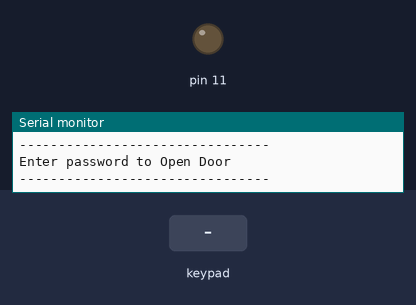
Recording of a sketch running on a simulated Arduino Uno, built with avr-gcc and run on an emulated ATmega328P. On the bench: output pins drawn as LEDs (lit = HIGH), the last lines printed to the serial monitor. Inputs (shaded band) come from the test bench.

Above: at 1.2 s.
1.3 s: key '1' pressed
2.8 s: keypad keys 5 4 3 2 pressed 0.4 s apart
5.9 s: key 'A' pressed
7.4 s: keypad keys 5 4 3 2 D pressed 0.4 s apart
10.9 s: keypad keys 5 4 3 2 A pressed 0.4 s apart
At 13.7 s:
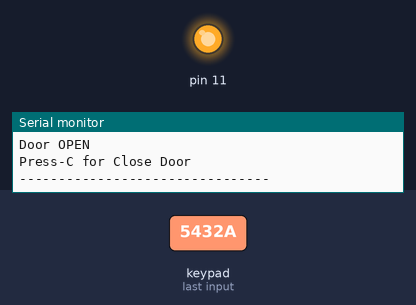
14.4 s: key 'B' pressed
Timing chart, 0 to 16.9 s (numbered marks = the images above; inputs shaded):
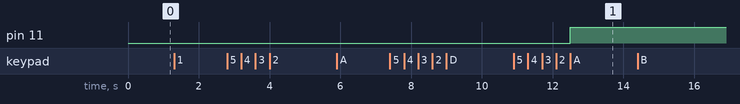

The sketch:

sketch12_HelloKeypad_check_pw_changes.ino
```cpp
#include <Keypad.h>
#include <EEPROM.h>

int n = 0;
int digit[4];
int adigit[4] = {1, 2, 3, 4};
int temp = 0;
int temp_new = 0;
const byte ROWS = 4; //four rows
const byte COLS = 4; //three columns
char keys[ROWS][COLS] = {
  {'1', '2', '3', 'A'},
  {'4', '5', '6', 'B'},
  {'7', '8', '9', 'C'},
  {'*', '0', '#', 'D'}
};
byte rowPins[ROWS] = {5, 4, 3, 2}; //R1,R2,R3,R4, connect to the row pinouts of the keypad
byte colPins[COLS] = {9 , 8, 7, 6}; //C1,C2,C3,C4,connect to the column pinouts of the keypad
//R1,R2,R3,R4,C1,C2,C3,C4

Keypad keypad = Keypad( makeKeymap(keys), rowPins, colPins, ROWS, COLS );

void setup() {
  pinMode(11, OUTPUT);
  Serial.begin(9600);

  Serial.println("  ");
  Serial.println("-----Read data from EEPROM-----");
  adigit[0] = EEPROM.read(0);
  adigit[1] = EEPROM.read(1);
  adigit[2] = EEPROM.read(2);
  adigit[3] = EEPROM.read(3);
  Serial.println("  ");
  Serial.println("--------------------------------");
  Serial.println("Enter password to Open Door");
  Serial.println("--------------------------------");
}

void loop() {
  char key = keypad.getKey();

  if (key) {
    if ((key == 'A') or (key == 'B') or (key == 'A') or (key == 'C') or (key == 'D') or (key == '*') or (key == '#') ) {
      if (key == 'C') {
        digitalWrite(11, 0);
        n = 0;
        digit[0] = 0;
        digit[1] = 0;
        digit[2] = 0;
        digit[3] = 0;
        temp = 0;
        Serial.println("  ");
        Serial.println("--------------------------------");
        Serial.println("Door CLOSED");
        Serial.println("Enter password to Open Door");
        Serial.println("--------------------------------");
      }

      if ((key == 'A') and (temp == 1)) {
        digitalWrite(11, 1);
        Serial.println("  ");
        Serial.println("--------------------------------");
        Serial.println("Door OPEN");
        Serial.println("Press-C for Close Door");
        Serial.println("--------------------------------");
      }
      if ((key == 'A') and (temp == 0)) {
        Serial.println("  ");
        Serial.println("--------------------------------");
        Serial.println("Incorrect Password");
        Serial.println("Enter password to Open Door");
        Serial.println("--------------------------------");
      }


      if ((key == 'B') and (temp == 1)) {
        Serial.println("  ");
        Serial.println("--------------------------------");
        Serial.println("Enter new password and Press-D");
        Serial.println("--------------------------------");
        n = 0;
        temp_new = 1;
      }
      if ((key == 'D') and (digit[0] != 0) and (digit[1] != 0) and (digit[2] != 0) and (digit[3] != 0)) {
        temp_new = 0;
        adigit[0] = digit[0];
        adigit[1] = digit[1];
        adigit[2] = digit[2];
        adigit[3] = digit[3];
        Serial.println("  ");
        Serial.println("--------------------------------");
        Serial.println("Saved new password");
        Serial.println("Enter password to Open Door");
        Serial.println("--------------------------------");
      }
      //else {
      //  Serial.println("0000 cant be used as a password");
      //}


    }
    else {
      digit[n] = key - 48;
      Serial.print("n:");
      Serial.print(n);
      Serial.print("  ");
      Serial.println(digit[n]);
      n++;
      if (n > 3) {
        if ((digit[0] == adigit[0]) && (digit[1] == adigit[1]) && (digit[2] == adigit[2]) && (digit[3] == adigit[3])) {
          temp = 1;
          Serial.println("  ");
          Serial.println("--------------------------------");
          Serial.println("Press-A for Open Door");
          Serial.println("Press-B for Change password");
          Serial.println("--------------------------------");
        }
        else {
          temp = 0;
          if (temp_new == 1) {
            Serial.println("Press-D for save password");
          }
        }
        n = 0;
        if ((temp_new == 0) and (temp == 0)) {
          Serial.println("  ");
          Serial.println("--------------------------------");
          Serial.println("Press-A");
          Serial.println("--------------------------------");
        }
      }
    }
  }
}
```

Measured:
- after the input at 10.9 s, pin 11: LOW → HIGH after 1.6 s
